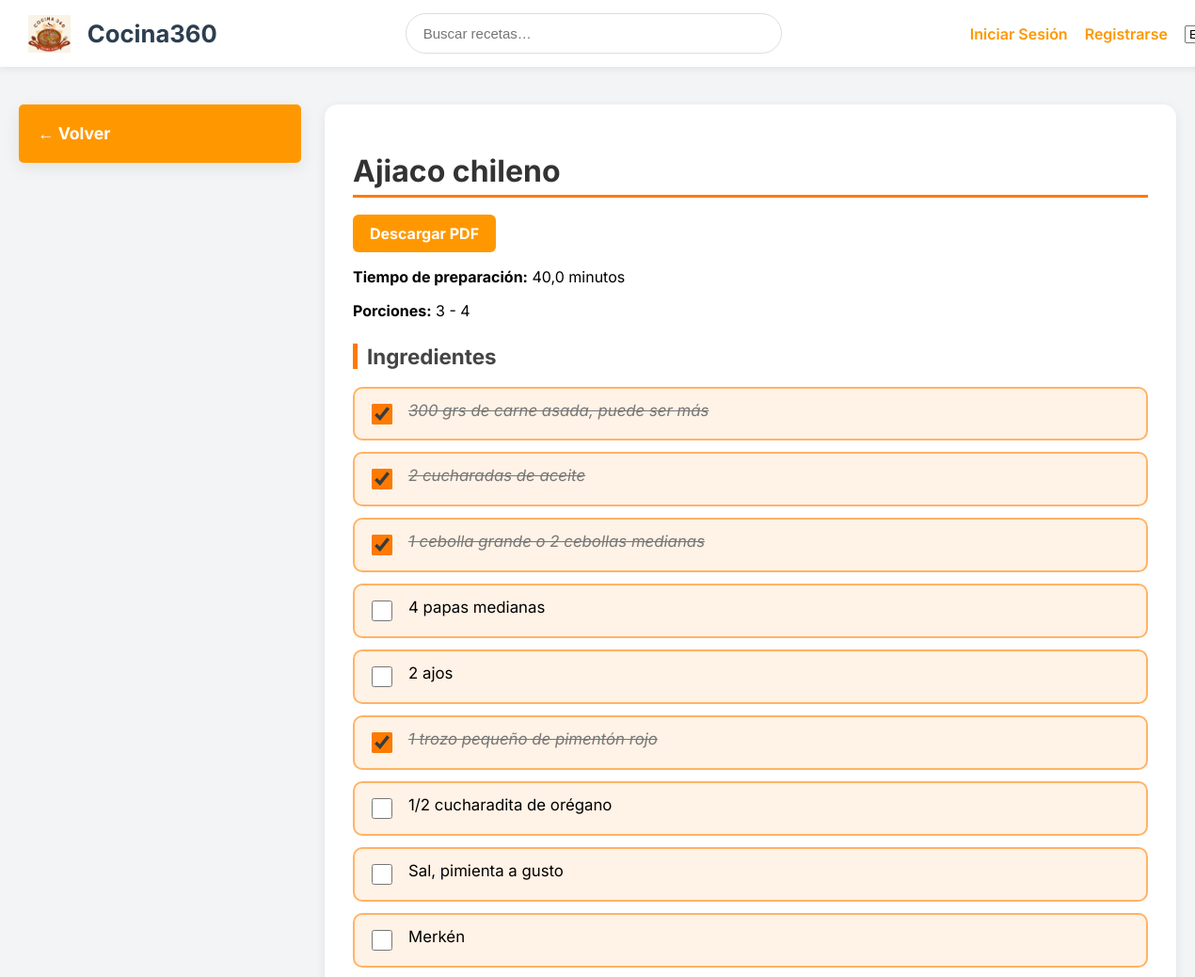
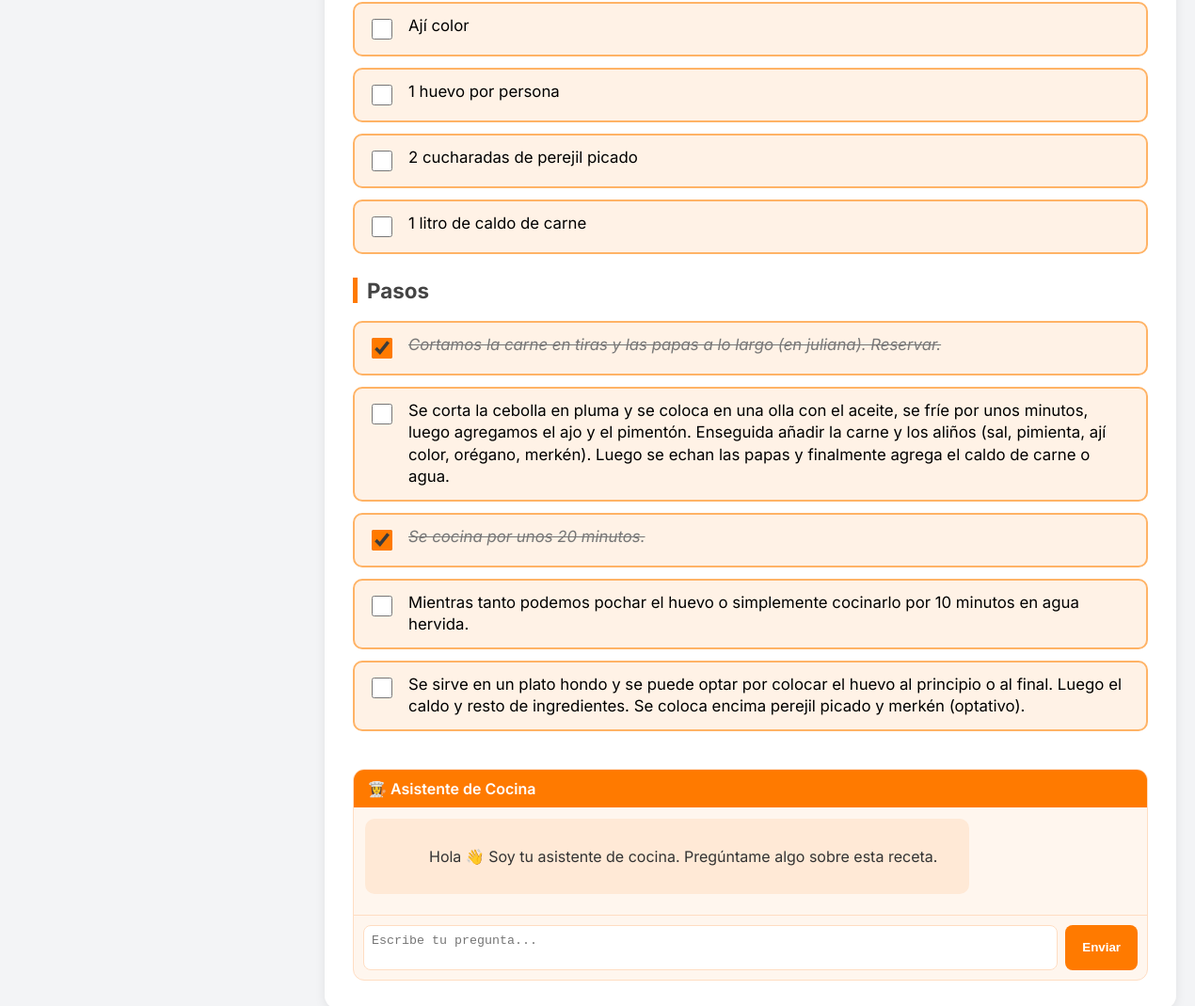
Page /recipe/1/ on the committed database (2 pictures, top to bottom).
### recipes/models.py (models this page shows, shortened)
class Recipe(models.Model):
    name = models.CharField(max_length=255)
    preparation_time = models.FloatField(null=True, blank=True)
    min_portion = models.IntegerField(null=True, blank=True)
    max_portion = models.IntegerField(null=True, blank=True)
    creator = models.ForeignKey(User, on_delete=models.CASCADE, related_name='recipes')
    difficulty = models.CharField(max_length=50, default="Fácil")

class Ingredient(models.Model):
    recipe = models.ForeignKey(Recipe, related_name='ingredients', on_delete=models.CASCADE)
    name = models.CharField(max_length=255)

class Step(models.Model):
    recipe = models.ForeignKey(Recipe, related_name='steps', on_delete=models.CASCADE)
    description = models.TextField()
    order = models.IntegerField()
    class Meta:
        ordering = ['order']

### recipes/views.py (the view)
# urls.py: path('recipe/<int:pk>/', views.recipe_detail, name='recipe_detail'),
def recipe_detail(request, pk):
    recipe = get_object_or_404(Recipe, pk=pk)
    if request.user.is_authenticated:
        current_user = request.user
    else:
        try:
            current_user = User.objects.first()
            if not current_user:
                current_user = User.objects.create_user(username='guest_tester', password='password123')
                print("Created a temporary guest_tester user for anonymous access.")
        except Exception as e:
            print(f"Could not get or create a user for anonymous access: {e}")
            return render(request, 'recipes/error.html', {'message': 'User context missing for anonymous access.'})
    ingredients_with_status = []
    for ingredient in recipe.ingredients.all():
        completion, created = UserIngredientCompletion.objects.get_or_create(
            user=current_user, ingredient=ingredient
        )
        ingredients_with_status.append({
            'ingredient': ingredient,
            'completed': completion.completed
        })
    steps_with_status = []
    for step in recipe.steps.all():
        completion, created = UserStepCompletion.objects.get_or_create(
            user=current_user, step=step
        )
        cleaned_description = re.sub(r'^\d+-\s*', '', step.description)
        steps_with_status.append({
            'step': step,
            'completed': completion.completed,
            'cleaned_description': cleaned_description
        })
    if request.user.is_authenticated:
        favorite_recipe_ids = FavoriteRecipe.objects.filter(
            user=request.user
        ).values_list('recipe__pk', flat=True)
    else:
        favorite_recipe_ids = []
    return render(request, 'recipes/recipe_detail.html', {
        'recipe': recipe,
        'ingredients_with_status': ingredients_with_status,
        'steps_with_status': steps_with_status,
        'user_is_authenticated': request.user.is_authenticated,
        'favorite_recipe_ids': favorite_recipe_ids,
    })

### recipes/templates/recipes/recipe_detail.html (shortened to what this page needs)
{% extends "base.html" %}
{% block content %}
<div class="layout">
  <div class="sidebar" style="background-color: #ff9800; padding: 20px; border-radius: 5px;">
    <a href="{% url 'recipe_list' %}" style="color: white; font-weight: bold; text-decoration: none;">
      ← Volver
    </a>
  </div>
  <div style="flex: 1;">
    <div class="card">
      <h1>
        {{ recipe.name }}
      </h1>
      <a href="{% url 'recipe_pdf' recipe.pk %}" style="
                  margin-top: 8px;
                  display:inline-block;
                  background-color: #ff9800;
                  color: white;
                  padding: 10px 18px;
                  text-decoration: none;
                  border-radius: 6px;
                  font-weight: bold;
            ">
        Descargar PDF
      </a>
      <p><strong>Tiempo de preparación:</strong> {{ recipe.preparation_time }} minutos</p>
      {% if recipe.min_portion or recipe.max_portion %}
      <p><strong>Porciones:</strong>
        {% if recipe.min_portion %}{{ recipe.min_portion }}{% endif %}
        {% if recipe.max_portion %} - {{ recipe.max_portion }}{% endif %}
      </p>
      {% endif %}
      <h2>Ingredientes</h2>
      <div class="ingredients-list">
        {% for item in ingredients_with_status %}
        {% if item.ingredient.name.strip %}
        <div class="ingredient-card">
          <form action="{% url 'toggle_ingredient_completion' recipe_pk=recipe.pk ingredient_pk=item.ingredient.pk %}"
            method="post">
            <input type="checkbox" class="ingredient-check" {% if item.completed %}checked{% endif %}
              onchange="this.form.submit()">
          </form>
          <div class="ingredient-text {% if item.completed %}completed{% endif %}">
            {{ item.ingredient.name }}
          </div>
        </div>
        {% endif %}
        {% endfor %}
      </div>
      <h2>Pasos</h2>
      <div class="steps-list">
        {% for item in steps_with_status %}
        {% if item.cleaned_description.strip %}
        <div class="step-card">
          <form action="{% url 'toggle_step_completion' recipe_pk=recipe.pk step_pk=item.step.pk %}" method="post">
            <input type="checkbox" class="step-check" {% if item.completed %}checked{% endif %}
              onchange="this.form.submit()">
          </form>
          <div class="step-text {% if item.completed %}completed{% endif %}">
            {{ item.cleaned_description }}
          </div>
        </div>
        {% endif %}
        {% endfor %}
      </div>
      <div class="chat-box">
        <div class="chat-header">👩‍🍳 Asistente de Cocina</div>
        <div id="chat-messages" class="messages">
          <div class="bubble bot">
            Hola 👋 Soy tu asistente de cocina. Pregúntame algo sobre esta receta.
          </div>
        </div>
        <div class="chat-footer">
          <textarea id="chat-input" placeholder="Escribe tu pregunta..."></textarea>
          <button id="chat-send">Enviar</button>
        </div>
      </div>
    </div>
  </div>
</div>
{% endblock %}

### recipes/templates/base.html (style rules this page uses)
body { font-family: 'Inter', sans-serif; background: #f3f4f6; margin: 0; padding: 0; }
.layout { display: flex; padding: 20px; gap: 20px; align-items: flex-start; }
.sidebar { width: 260px; background: white; padding: 25px; border-radius: 20px; box-shadow: 0 5px 18px rgba(0, 0, 0, 0.08); position: sticky; top: 100px; height: fit-content; }
.card { flex: 1; background: white; padding: 25px; border-radius: 20px; box-shadow: 0 5px 18px rgba(0, 0, 0, 0.08); }
a { color: #ff9800; text-decoration: none; }

### recipes/templates/recipes/recipe_detail.html (style rules this page uses)
.layout { display: flex; gap: 25px; margin-top: 20px; }
.sidebar a { color: #ff7a00; font-weight: 600; text-decoration: none; font-size: 1.1rem; }
.card { background: white; padding: 30px; border-radius: 14px; box-shadow: 0 3px 12px rgba(0, 0, 0, 0.08); }
.card h1 { font-size: 2rem; margin-bottom: 10px; color: #333; border-bottom: 3px solid #ff7a00; padding-bottom: 6px; display: flex; justify-content: space-between; align-items: center; }
.card h2 { margin-top: 25px; font-size: 1.4rem; color: #444; border-left: 5px solid #ff7a00; padding-left: 10px; }
.ingredients-list { margin-top: 15px; display: flex; flex-direction: column; gap: 12px; }
.ingredient-card { display: flex; align-items: flex-start; gap: 14px; padding: 12px 14px; background: #fff2e6; border: 2px solid #ffb366; border-radius: 10px; }
.ingredient-check { width: 22px; height: 22px; accent-color: #ff7a00; margin-top: 4px; }
.ingredient-text { flex: 1; font-size: 1.05rem; line-height: 1.4; }
.ingredient-text.completed { text-decoration: line-through; color: #777; font-style: italic; }
.steps-list { margin-top: 15px; display: flex; flex-direction: column; gap: 12px; }
.step-card { display: flex; align-items: flex-start; gap: 14px; padding: 12px 14px; background: #fff2e6; border: 2px solid #ffb366; border-radius: 10px; }
.step-check { width: 22px; height: 22px; accent-color: #ff7a00; margin-top: 4px; }
.step-text { flex: 1; font-size: 1.05rem; line-height: 1.4; }
.step-text.completed { text-decoration: line-through; color: #777; font-style: italic; }
.chat-box { margin-top: 40px; background: #fff6ee; border-radius: 12px; border: 1px solid #ffddc2; overflow: hidden; max-height: 400px; display: flex; flex-direction: column; }
.chat-header { background: #ff7a00; color: white; padding: 10px 15px; font-weight: 600; }
.messages { flex: 1; padding: 12px; overflow-y: auto; }
.bubble { max-width: 75%; padding: 10px 14px; border-radius: 10px; margin-bottom: 10px; white-space: pre-wrap; }
.bubble.bot { background: #ffe9d6; color: #333; }
.chat-footer { padding: 10px; border-top: 1px solid #ffddc2; display: flex; gap: 8px; }
.chat-footer textarea { flex: 1; resize: none; padding: 8px; border-radius: 8px; border: 1px solid #ffddc2; }
.chat-footer button { background: #ff7a00; color: white; border: none; padding: 10px 18px; border-radius: 8px; cursor: pointer; font-weight: 600; }

### rows in the picture
Recipe: name "Ajiaco chileno", preparation_time "40,0", min_portion "3", max_portion "4"
Ingredient: ingredient.name "300 grs de carne asada, puede ser más"
Ingredient: ingredient.name "2 cucharadas de aceite"
Ingredient: ingredient.name "1 cebolla grande o 2 cebollas medianas"
Ingredient: ingredient.name "4 papas medianas"
Ingredient: ingredient.name "2 ajos"
Ingredient: ingredient.name "1 trozo pequeño de pimentón rojo"
Ingredient: ingredient.name "1/2 cucharadita de orégano"
Ingredient: ingredient.name "Sal, pimienta a gusto"
Ingredient: ingredient.name "Merkén"
Ingredient: ingredient.name "Ají color"
Ingredient: ingredient.name "1 huevo por persona"
Ingredient: ingredient.name "2 cucharadas de perejil picado"
Ingredient: ingredient.name "1 litro de caldo de carne"
Step: cleaned_description "Cortamos la carne en tiras y las papas a lo largo (en juliana). Reservar."
Step: cleaned_description "Se corta la cebolla en pluma y se coloca en una olla con el aceite, se fríe por unos minutos, luego agregamos el ajo y el pimentón. Enseguida añadir la carne y los aliños (sal, pimienta, ají color, orégano, merkén). Luego se echan las papas y finalmente agrega el caldo de carne o agua."
Step: cleaned_description "Se cocina por unos 20 minutos."
Step: cleaned_description "Mientras tanto podemos pochar el huevo o simplemente cocinarlo por 10 minutos en agua hervida."
Step: cleaned_description "Se sirve en un plato hondo y se puede optar por colocar el huevo al principio o al final. Luego el caldo y resto de ingredientes. Se coloca encima perejil picado y merkén (optativo)."
